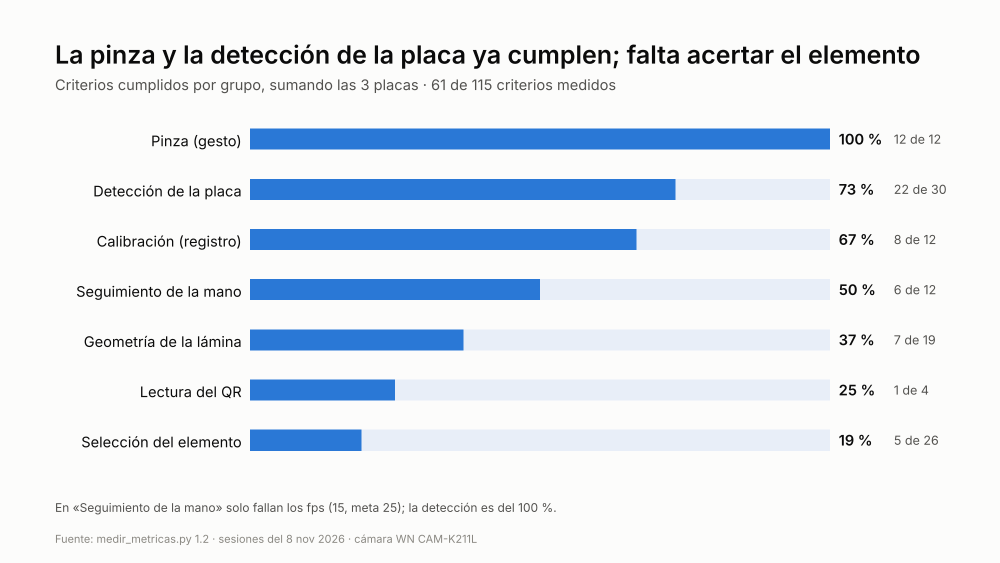
#> input picture Modulo_Exploracion_Graficas_optimizado/graficas_metricas_08nov/01_panorama_criterios.png, 1999 x 1125 px (shown at 1/2 size); its folder holds only this picture in this run
$ python -i lector_barras.py   (imports and definitions only)
#> lines starting #> are read from the running program, lines starting #| are printed output that depends on the picture; after the words box and inside, x2 and y2 are one past the last pixel; in counts of white or black regions, pixels touching at a corner belong together
#> further down, picture is the input picture: shape (1125, 1999, 3); mean B, G, R 242.6, 235.1, 228.4
"""Lectura de gráficos de BARRAS (verticales u horizontales, de una o varias
series, y apiladas): qué barras hay, de qué serie es cada una (su color), a
qué categoría pertenece y cuánto vale.

Escribe lo mismo que segmentador.procesar_imagen (JSON, CSV y overlay, con el
mismo formato), para que la revisión del supervisor, la vista previa, el
STL, la narración y el QR funcionen igual que con las líneas. Lo propio de
las barras va en "tipo_grafica": "barras" y en "barras" (una por barra).

El JSON siempre describe el gráfico como si las barras fueran VERTICALES:
el eje X son las categorías (el valor i es la categoría i, como un eje de
categorías de una gráfica de líneas) y el eje Y los valores. Un gráfico de
barras horizontales se escribe así también ("orientacion": "horizontal"):
en la lámina todas las barras se leen de abajo hacia arriba.

Cómo se lee:
  1. Barras: zonas de tinta rellenas (sin el texto ni las líneas finas de los
     ejes y la rejilla), rectangulares y apoyadas en una misma línea de base.
     Las que se apoyan sobre otra del mismo ancho son partes de una barra
     apilada.
  2. Series: las barras se agrupan por color; el nombre de cada serie, de la
     leyenda (el texto al lado de la muestra de ese color).
  3. Categorías: el texto bajo cada grupo de barras (o a su izquierda, si son
     horizontales).
  4. Valores: el número escrito junto a la barra, si lo hay (es el dato
     exacto); si no, la altura de la barra con la escala del eje.
"""
import csv
import json
import math
import os
import re
import uuid

import cv2
import numpy as np

import segmentador as sg

VERSION = "1.0"

DIST_TINTA = 18          # distancia de color (Lab) al fondo para que sea tinta (las barras
                         # de colores pastel están a ~20)
DIST_SERIE = 22          # distancia de color entre barras de una misma serie
EXTENSION_MIN = 0.70     # área / recuadro: una barra es (casi) un rectángulo
R2_MIN = 0.99            # calidad mínima de la escala del eje para usarla


# ------------------------------------------------------------------
# Utilidades
# ------------------------------------------------------------------
# [39 lines left out: functions _color_lab, _moda, _tokens, _unir, _caja, not called in this run]


# ------------------------------------------------------------------
# 1. Barras
# ------------------------------------------------------------------
def _componentes(imagen):
    """Zonas de tinta rellenas: (x, y, w, h, area) de cada una, en píxeles."""
    alto, ancho = imagen.shape[:2]
#> alto = 1125; ancho = 1999
    lab = cv2.cvtColor(imagen, cv2.COLOR_BGR2LAB).astype(np.int16)
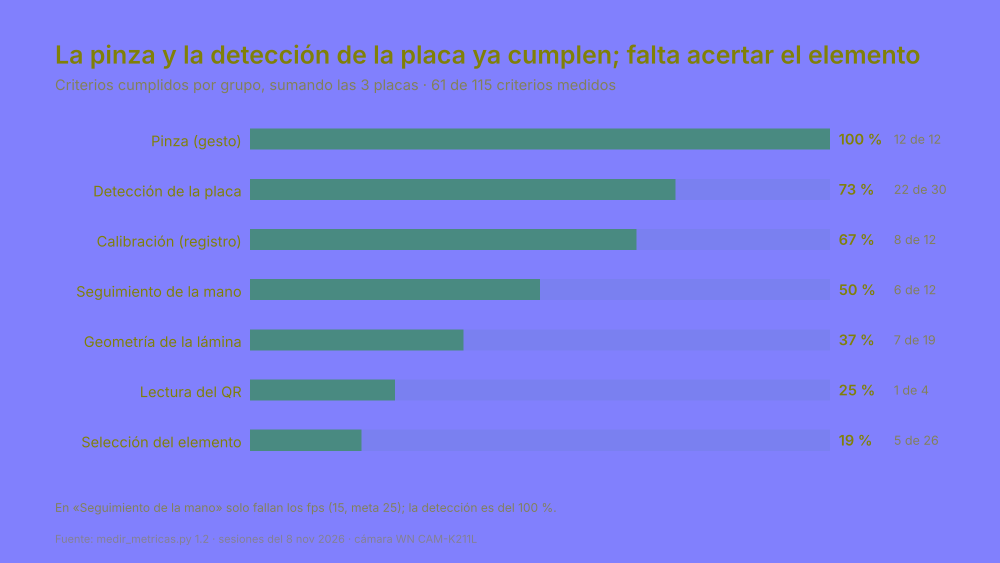
#> lab: shape (1125, 1999, 3) int16 (shown at 1/2 size); mean B, G, R 236.9, 128.8, 124
    borde = np.concatenate([lab[0], lab[-1], lab[:, 0], lab[:, -1]])
    fondo = np.median(borde, axis=0)
#> fondo = [253, 128, 129]
    dist = np.sqrt(((lab - fondo) ** 2).sum(axis=2))
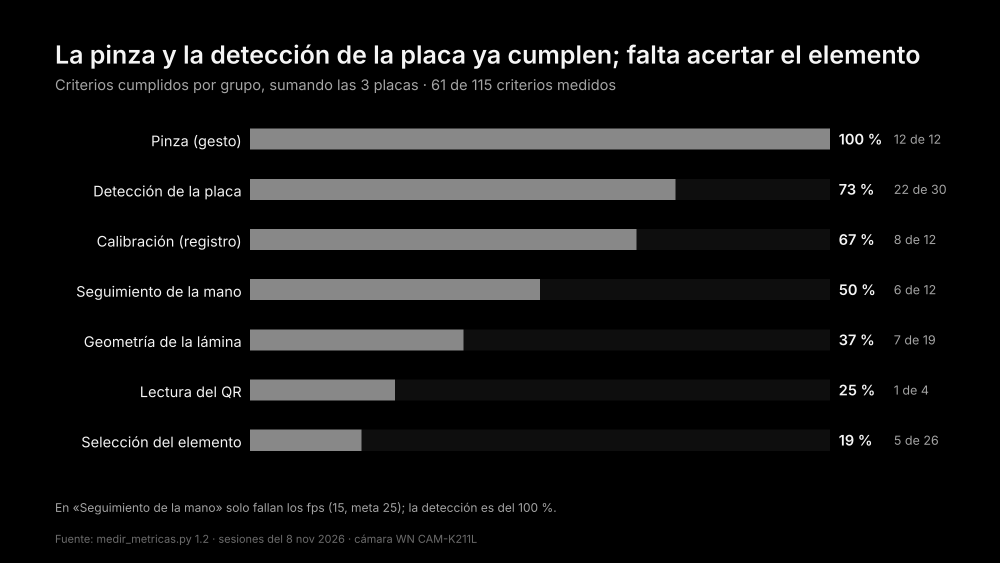
#> dist: shape (1125, 1999) float64 (shown at 1/2 size); min 0, max 245, mean 17.2
    tinta = (dist > DIST_TINTA).astype(np.uint8)
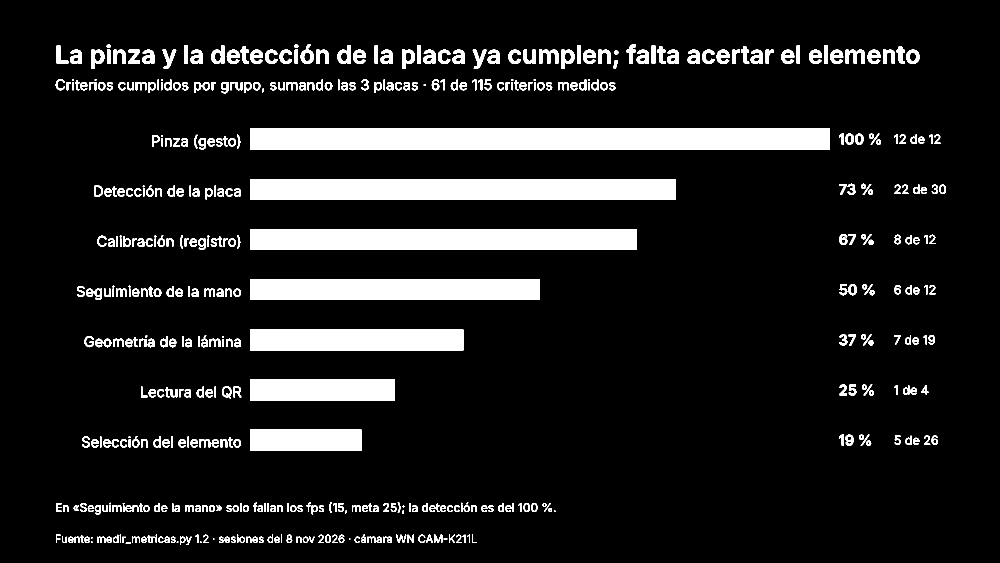
#> tinta: shape (1125, 1999) (shown at 1/2 size); values 0 (black) and 1 (white), 11.1% white; 501 white regions (38 under 20 px), largest, box (x1, y1, x2, y2) and area: (500, 257, 1660, 299) 48720, (500, 358, 1351, 400) 35742, (500, 458, 1273, 500) 32466
    # sin las líneas finas (ejes, rejilla) ni el trazo de las letras
    k = max(3, int(round(min(alto, ancho) * 0.008)))
#> k = 9
    sin_lineas = cv2.morphologyEx(tinta, cv2.MORPH_OPEN, np.ones((k, k), np.uint8))
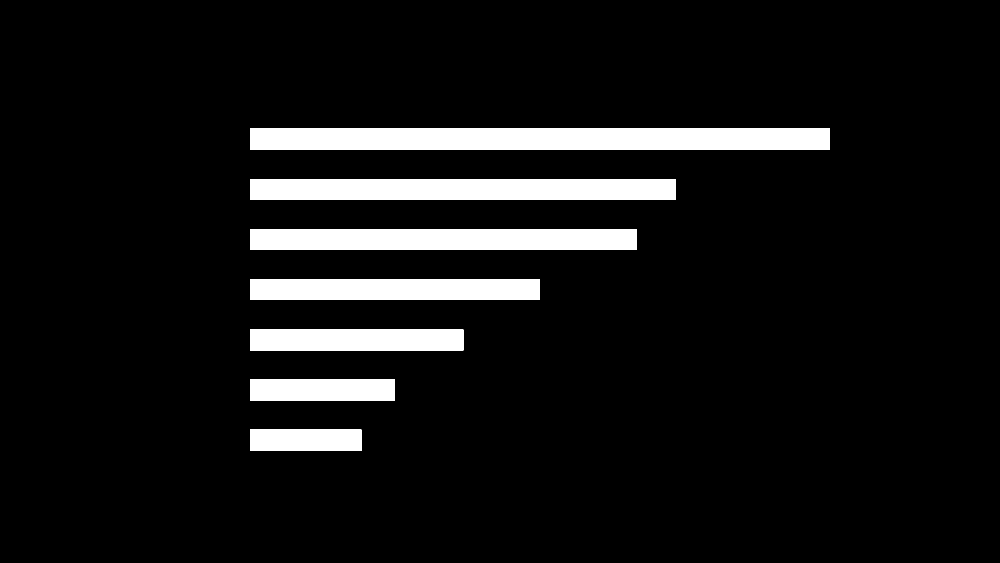
#> sin_lineas: shape (1125, 1999) (shown at 1/2 size); values 0 (black) and 1 (white), 8% white; 7 white regions, largest, box (x1, y1, x2, y2) and area: (500, 257, 1660, 299) 48720, (500, 358, 1351, 400) 35742, (500, 458, 1273, 500) 32466
    n, _, stats, _ = cv2.connectedComponentsWithStats(sin_lineas, connectivity=4)
#> n = 8; stats = [[0, 0, 1999, 1125, 2067884], [500, 257, 1160, 42, 48720], [500, 358, 851, 42, 35742], [500, 458, 773, 42, 32466], [500, 558, 580, 42, 24360], [500, 659, 427, 42, 17934], [500, 759, 290, 42, 12180], [500, 859, 223, 43, 9589]]
    area_min = max(25, 0.0003 * alto * ancho)
#> area_min = 674.7
    comps = []
    for i in range(1, n):
        x, y, w, h, area = (int(v) for v in stats[i])
        if area < area_min or area / float(w * h) < EXTENSION_MIN:
            continue
        if (w > 0.9 * ancho and h < 2 * k) or (h > 0.9 * alto and w < 2 * k):
            continue                      # un eje o una línea de rejilla gruesa
        comps.append((x, y, w, h, area))
#> this loop made 7 passes
#> (y, w, h, area) on passes 1 to 7: (257, 1160, 42, 48720), (358, 851, 42, 35742), (458, 773, 42, 32466), (558, 580, 42, 24360), (659, 427, 42, 17934), (759, 290, 42, 12180), (859, 223, 43, 9589)
#> after the loop, comps = [(500, 257, 1160, 42, 48720), (500, 358, 851, 42, 35742), (500, 458, 773, 42, 32466), (500, 558, 580, 42, 24360), (500, 659, 427, 42, 17934), (500, 759, 290, 42, 12180), (500, 859, 223, 43, 9589)]
    return comps, sin_lineas, k, lab


# [196 lines left out: functions _partir_contiguas, _tramos_de_color, _barras, _series_por_color, _nombres_leyenda, _grupos, not called in this run]


_RE_NOTA = re.compile(r"^(fuente|elaboraci[oó]n|nota|source|note)s?\b", re.I)


# [373 lines left out: functions _rotulos_categorias, _escala, _valor, _etiquetas_de_valor, leer_barras, not called in this run]

>>> import cv2
>>> picture = cv2.imread('../../Modulo_Exploracion_Graficas_optimizado/graficas_metricas_08nov/01_panorama_criterios.png')
>>> result = _componentes(picture)

$ run again, on Modulo_Exploracion_Graficas_optimizado/graficas_metricas_08nov/02_pinza_antes_despues.png
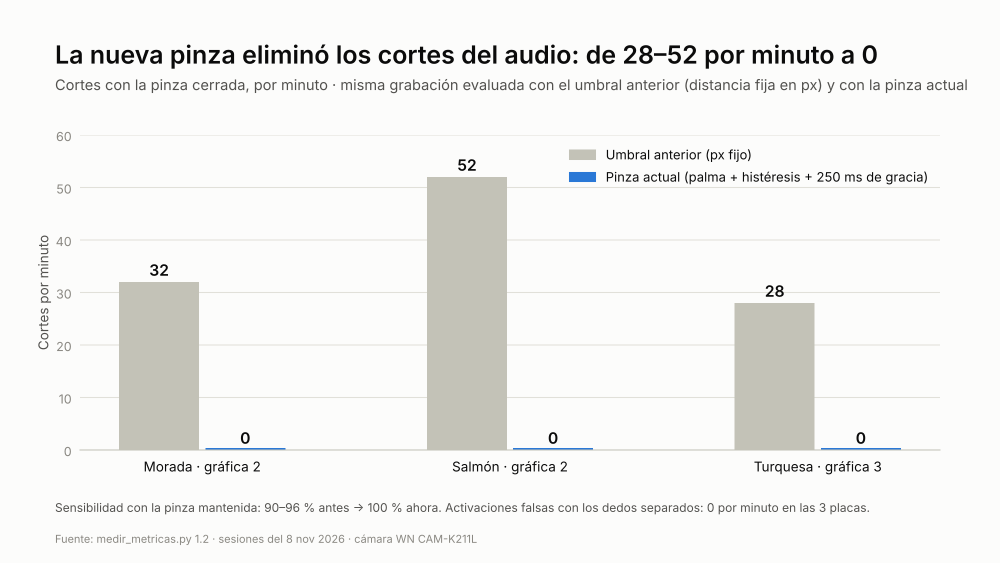
#> input picture Modulo_Exploracion_Graficas_optimizado/graficas_metricas_08nov/02_pinza_antes_despues.png, 1999 x 1125 px (shown at 1/2 size)
#> picture is the input picture: shape (1125, 1999, 3); mean B, G, R 239.9, 241.7, 241.7
#> in _componentes, `lab = cv2.cvtColor(imagen, cv2.COLOR_BGR2LAB).astype(np.int16)`:
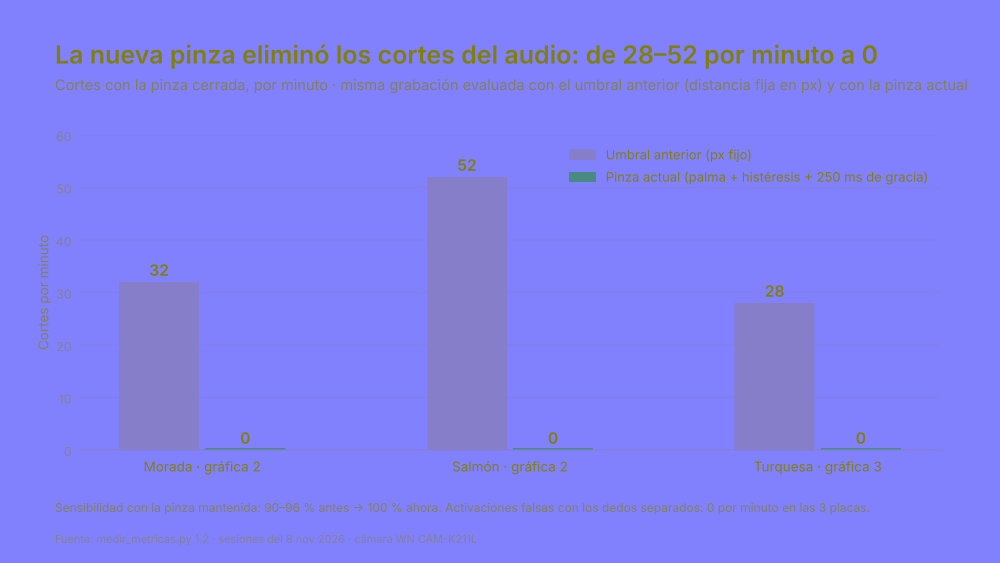
#> lab: shape (1125, 1999, 3) int16 (shown at 1/2 size); mean B, G, R 243.2, 127.8, 129.4
#> fondo = [253, 128, 129]
#> tinta: shape (1125, 1999); values 0 (black) and 1 (white), 12.5% white; 548 white regions (54 under 20 px), largest, box (x1, y1, x2, y2) and area: (159, 354, 1881, 901) 207020, (160, 270, 1880, 271) 1720, (1138, 299, 1192, 320) 1134
#> in _componentes, `sin_lineas = cv2.morphologyEx(tinta, cv2.MORPH_OPEN, np.ones((k, k), n..`:
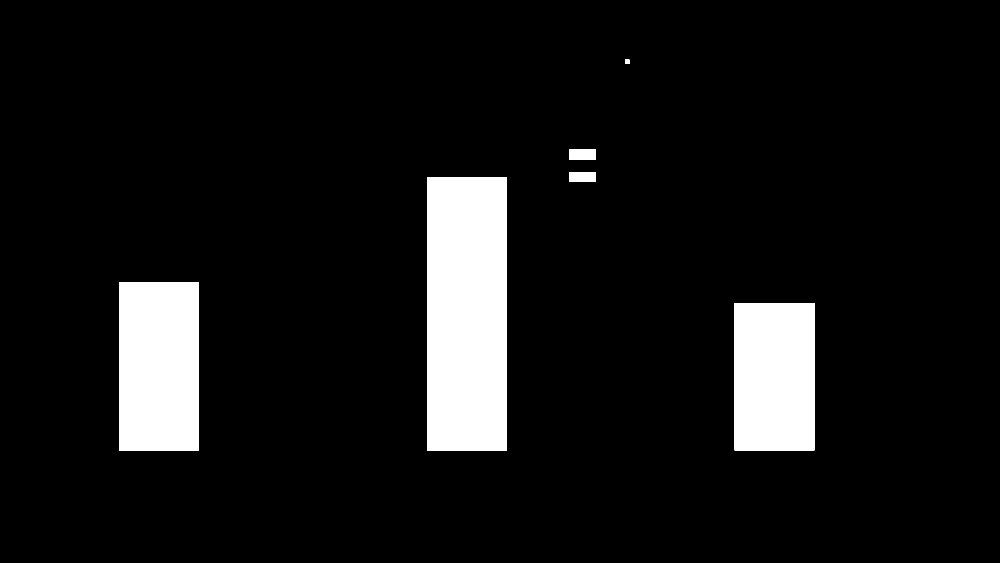
#> sin_lineas: shape (1125, 1999) (shown at 1/2 size); values 0 (black) and 1 (white), 8.5% white; 6 white regions, box (x1, y1, x2, y2) and area: (854, 354, 1014, 901) 87520, (238, 564, 398, 901) 53920, (1469, 606, 1629, 901) 47200, (1138, 299, 1192, 320) 1134, (1138, 344, 1192, 364) 1080, (1250, 119, 1259, 128) 81
#> n = 7; stats = [[0, 0, 1999, 1125, 2057940], [1250, 119, 9, 9, 81], [1138, 299, 54, 21, 1134], [1138, 344, 54, 20, 1080], [854, 354, 160, 547, 87520], [238, 564, 160, 337, 53920], [1469, 606, 160, 295, 47200]]
#> the loop in _componentes, `for i in range(1, n):` made 6 passes
#> after the loop in _componentes, `for i in range(1, n):`: comps = [(1138, 299, 54, 21, 1134), (1138, 344, 54, 20, 1080), (854, 354, 160, 547, 87520), (238, 564, 160, 337, 53920), (1469, 606, 160, 295, 47200)]

$ run again, on Modulo_Exploracion_Graficas_optimizado/graficas_metricas_08nov/03_calibracion_autodeteccion.png
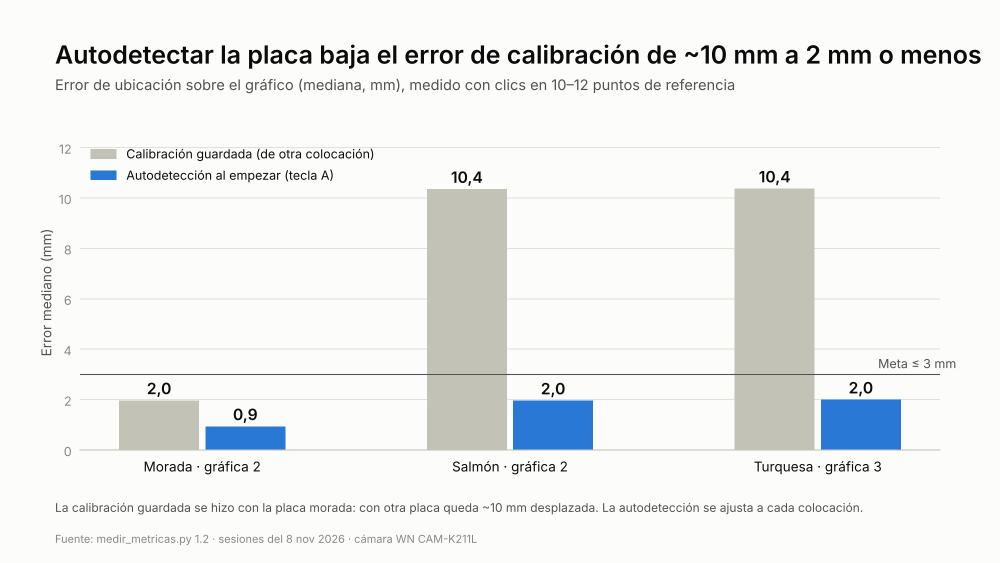
#> input picture Modulo_Exploracion_Graficas_optimizado/graficas_metricas_08nov/03_calibracion_autodeteccion.png, 1999 x 1125 px (shown at 1/2 size)
#> picture is the input picture: shape (1125, 1999, 3); mean B, G, R 238.9, 239.1, 237.8
#> in _componentes, `lab = cv2.cvtColor(imagen, cv2.COLOR_BGR2LAB).astype(np.int16)`:
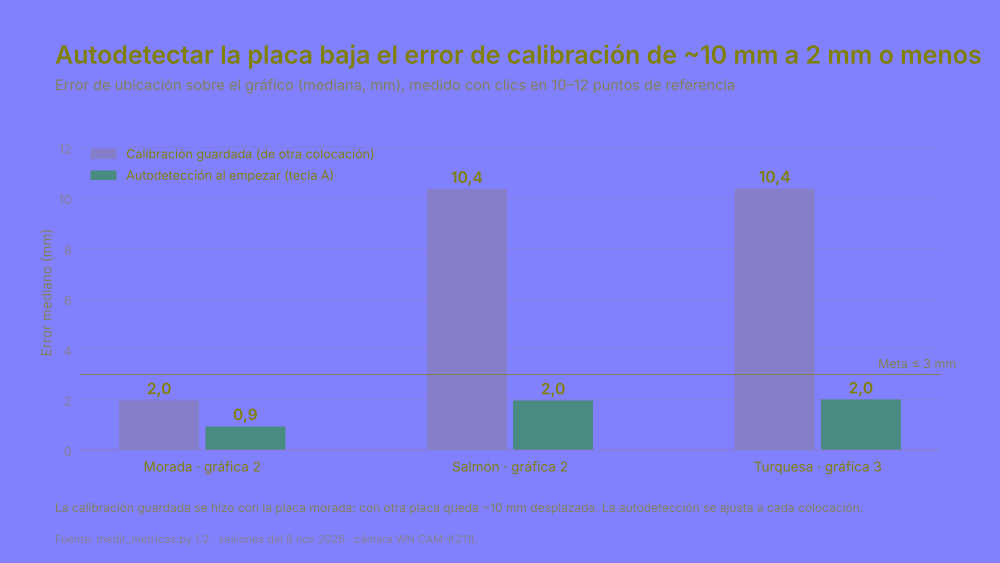
#> lab: shape (1125, 1999, 3) int16 (shown at 1/2 size); mean B, G, R 240.8, 128, 128.4
#> fondo = [253, 128, 129]
#> tinta: shape (1125, 1999); values 0 (black) and 1 (white), 14.1% white; 538 white regions (50 under 20 px), largest, box (x1, y1, x2, y2) and area: (159, 377, 1881, 901) 241684, (160, 294, 1880, 296) 3440, (181, 298, 233, 318) 1040
#> in _componentes, `sin_lineas = cv2.morphologyEx(tinta, cv2.MORPH_OPEN, np.ones((k, k), n..`:
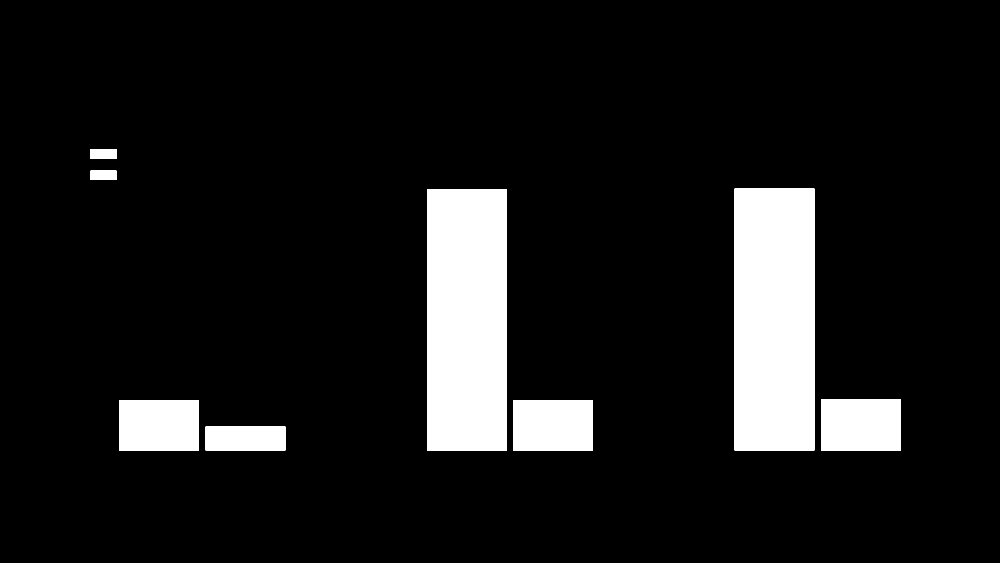
#> sin_lineas: shape (1125, 1999) (shown at 1/2 size); values 0 (black) and 1 (white), 10% white; 8 white regions, largest, box (x1, y1, x2, y2) and area: (1469, 377, 1629, 901) 83840, (854, 378, 1014, 901) 83680, (1642, 798, 1802, 901) 16480
#> n = 9; stats = [[0, 0, 1999, 1125, 2023167], [181, 298, 52, 20, 1040], [181, 341, 52, 19, 988], [1469, 377, 160, 524, 83840], [854, 378, 160, 523, 83680], [1642, 798, 160, 103, 16480], [238, 801, 160, 100, 16000], [1026, 801, 160, 100, 16000], [411, 853, 160, 48, 7680]]
#> the loop in _componentes, `for i in range(1, n):` made 8 passes
#> after the loop in _componentes, `for i in range(1, n):`: comps = [(181, 298, 52, 20, 1040), (181, 341, 52, 19, 988), (1469, 377, 160, 524, 83840), (854, 378, 160, 523, 83680), (1642, 798, 160, 103, 16480), (238, 801, 160, 100, 16000), (1026, 801, 160, 100, 16000), (411, 853, 160, 48, 7680)]
